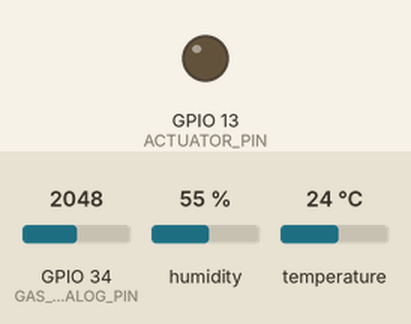
This sketch was run on a simulated ESP32. Parts: output pins drawn as LEDs (lit = HIGH). Inputs (shaded band) come from the test bench; at power-on: humidity 55 %, GPIO 34 (GAS_ANALOG_PIN) = 2048, temperature 24 °C. WiFi joins after 1.5 s; servers stay silent unless stated; random numbers use the default seed unless the sketch sets one; no MQTT or app messages arrive unless stated; what the sketch prints to the serial monitor is not drawn.

Above: at 2.7 s.
2.8 s: humidity set to 69 %
9.7 s: humidity set to 72 %
At 10.6 s:
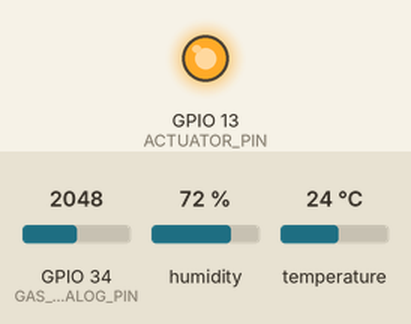
16.6 s: GPIO 34 (GAS_ANALOG_PIN) set to 727
23.5 s: GPIO 34 (GAS_ANALOG_PIN) set to 630
Timing chart, 0 to 26.5 s (numbered marks = the images above; inputs shaded):
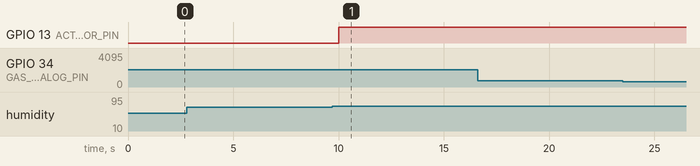

Measured:
- the behaviour switches between 70 and 71 % on humidity (found by bisection; images 0 and 1)
- after the input at 2.8 s, every drawn part: stays the same
- after the input at 9.7 s, GPIO 13 (ACTUATOR_PIN): LOW → HIGH after 0.31 s
- after the input at 16.6 s, every drawn part: stays the same
- after the input at 23.5 s, every drawn part: stays the same

The sketch:

qualyair_firmware.ino
```cpp
#include <WiFi.h>
#include <PubSubClient.h>
#include "DHT.h"

// --- 1. CONFIGURAÇÕES DE HARDWARE ---
#define DHTPIN 27
#define DHTTYPE DHT22
#define ACTUATOR_PIN 13
#define GAS_ANALOG_PIN 34

// Limites de Acionamento (Adaptados para a Simulação)
const int LIMIT_TEMPERATURA = 28;
const int LIMIT_UMIDADE_ALERTA = 70;
const int LIMIT_GAS_ANALOG_BAIXO_ALERTA = 700;

// --- 2. CONFIGURAÇÕES DE REDE/MQTT ---
const char* ssid = "Wokwi-GUEST";
const char* password = "";
const char* mqtt_server = "broker.hivemq.com";
const char* topic_publish = "qualyair/dados/simulacao_final";

// Inicialização de objetos
WiFiClient espClient;
PubSubClient client(espClient);
DHT dht(DHTPIN, DHTTYPE);

// --- 3. FUNÇÕES DE CONEXÃO ---

void setup_wifi() {
  Serial.begin(115200);
  Serial.println("\nIniciando conexão Wi-Fi...");
  WiFi.begin(ssid, password);
  while (WiFi.status() != WL_CONNECTED) {
    delay(500);
    Serial.print(".");
  }
  Serial.println("\nWiFi conectado!");
}

void reconnect() {
  while (!client.connected()) {
    Serial.print("Tentando conexão MQTT (HiveMQ)...");
    String clientId = "ESP32_QualyAir_";
    clientId += String(random(0xffff), HEX);
    // Conexão ao Broker HiveMQ
    if (client.connect("espClient")) {
      Serial.println("Conectado!");
    } else {
      Serial.print("Falha, rc=");
      Serial.print(client.state());
      Serial.println(" Tentando novamente em 5 segundos.");
      delay(5000);
    }
  }
}

// --- 4. SETUP E LOOP PRINCIPAL ---

void setup() {
  pinMode(ACTUATOR_PIN, OUTPUT);
  digitalWrite(ACTUATOR_PIN, LOW); // Garante que o relé comece desligado

  dht.begin();
  setup_wifi();
  client.setServer(mqtt_server, 1883);
}

void loop() {
  if (!client.connected()) {
    reconnect();
  }
  client.loop(); // Mantém a conexão MQTT viva

  // Lógica principal de Leitura e Atuação a cada 5 segundos
  static unsigned long lastMsg = 0;
  if (millis() - lastMsg > 5000) {
    lastMsg = millis();

    // 1. Leitura dos Sensores
    float t = dht.readTemperature();
    float h = dht.readHumidity();
    int gas_raw = analogRead(GAS_ANALOG_PIN); // Leitura analógica do MQ-2 (0-4095)

    if (isnan(t) || isnan(h)) {
      Serial.println("Erro ao ler o sensor DHT!");
      return;
    }

    // 2. Lógica de Atuação (Regra OR: Temp OU Umidade OU Gás)

    // Alerta se a leitura analógica cair abaixo do limite (significa muito gás)
    bool alerta_gas = (gas_raw < LIMIT_GAS_ANALOG_BAIXO_ALERTA);
    bool alerta_temp_poluicao = (t > LIMIT_TEMPERATURA);
    bool alerta_umidade = (h > LIMIT_UMIDADE_ALERTA);

    bool alerta_qualquer = alerta_temp_poluicao || alerta_umidade || alerta_gas;

    String actuator_state = "DESLIGADO";
    String alert_message = "OK";

    if (alerta_qualquer) {
        // LIGA o purificador
        digitalWrite(ACTUATOR_PIN, HIGH);
        actuator_state = "LIGADO";

        if (alerta_gas) alert_message = "GAS_ALTO";
        else if (alerta_temp_poluicao) alert_message = "TEMP_PROXY_ALTA";
        else if (alerta_umidade) alert_message = "UMIDADE_ALTA";

        Serial.print("ALERTA: ");
        Serial.print(alert_message);
        Serial.print(" Purificador ");
        Serial.println(actuator_state);

    } else if (t < (LIMIT_TEMPERATURA - 2) && h < LIMIT_UMIDADE_ALERTA && gas_raw > (LIMIT_GAS_ANALOG_BAIXO_ALERTA)) {
        // Desliga SÓ SE TODOS os principais fatores estiverem em nível seguro
        digitalWrite(ACTUATOR_PIN, LOW);
        actuator_state = "DESLIGADO";
        Serial.println("Ambiente normal. Purificador DESLIGADO.");
    }

    // 3. Envio de Dados via MQTT (Publicação para HiveMQ)
    String payload = "{\"temp\":" + String(t, 2) +
                     ",\"umidade\":" + String(h, 2) +
                     ",\"gas_raw\":" + String(gas_raw) +
                     ",\"alerta\":\"" + alert_message +
                     "\",\"status_purificador\":\"" + actuator_state + "\"}";

    client.publish(topic_publish, payload.c_str());

    Serial.print("Dados enviados via MQTT: ");
    Serial.println(payload);
  }
}
```
